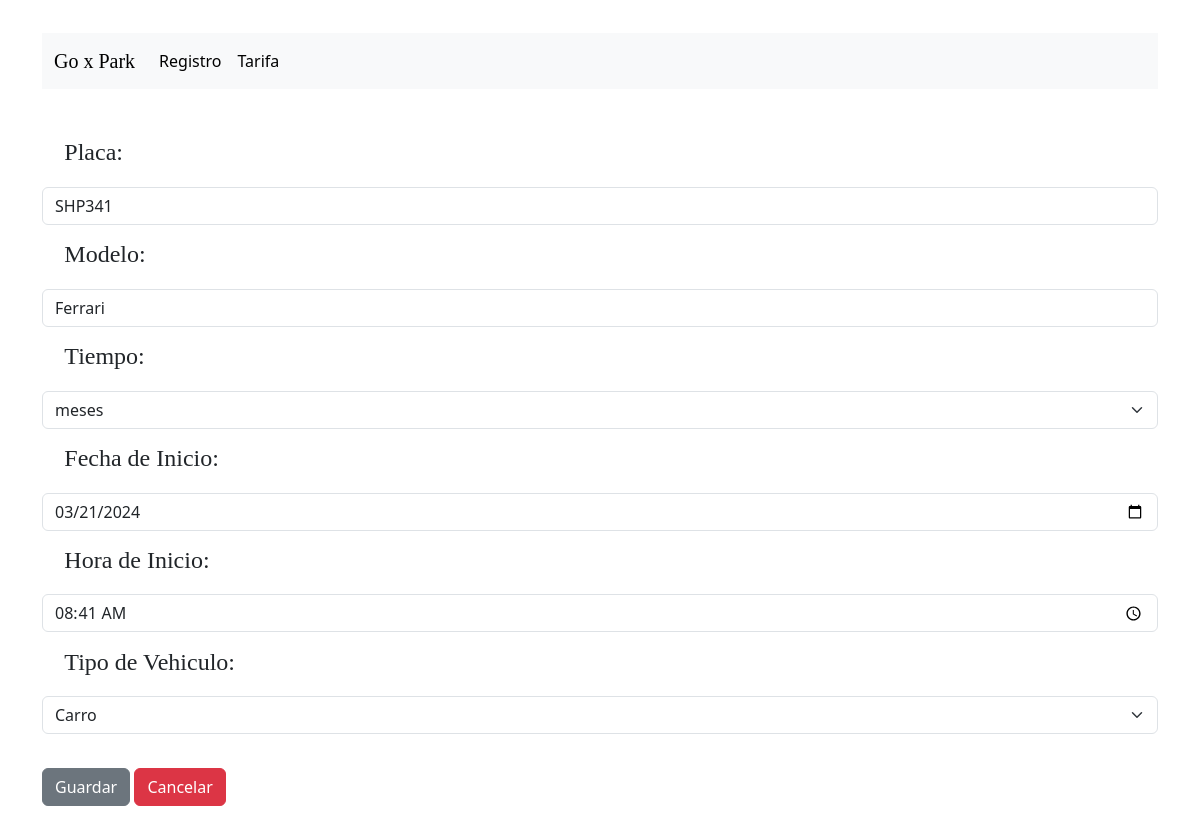
/update.php?id_vehi=40, run on the app's committed database.
### tables this page shows
CREATE TABLE `vehiculos` (
  `id_vehi` int(11) NOT NULL,
  `placa` varchar(10) DEFAULT NULL,
  `modelo` varchar(20) DEFAULT NULL,
  `fecha_inicio` date DEFAULT NULL,
  `hora_inicio` time DEFAULT NULL,
  `fk_tipo` int(11) DEFAULT NULL,
  `cedula` int(11) DEFAULT NULL,
  `fk_tiempo` int(11) DEFAULT NULL,
  `visible` tinyint(4) DEFAULT 1,
  `fecha_salida` date DEFAULT NULL,
  `hora_salida` time DEFAULT NULL
);

### update.php (the view, shortened to what this page needs)
<?php
include 'conexion.php';
if (isset($_GET['id_vehi'])) {
    $id_vehi = (int)$_GET['id_vehi'];
    $buscar_vehi = $conetion->prepare('SELECT * FROM vehiculos WHERE id_vehi=:id_vehi');
    $buscar_vehi->execute(array(':id_vehi' => $id_vehi));
    $resultado_vehi = $buscar_vehi->fetch();
} else {
    header('Location: index.php');
}
?>
<!DOCTYPE html>
<html lang="en">
<head>
    <link href="https://cdn.jsdelivr.net/npm/bootstrap@5.3.3/dist/css/bootstrap.min.css" rel="stylesheet">
</head>
<body>
    <div class="container">
        <div class="row">
            <div class="col">
            <nav class="navbar navbar-expand-lg bg-body-tertiary menu">
                <div class="container-fluid">
                    <a class="navbar-brand ti" href="inicio.php">Go x Park</a>
                    <div class="collapse navbar-collapse" id="navbarNavDropdown">
                        <ul class="navbar-nav">
                        <li class="nav-item">
                          <a class="nav-link active" aria-current="page" href="index.php">Registro</a>
                        </li>
                        <li class="nav-item">
                           <a class="nav-link active" aria-current="page" href="inicio.php#tarifa">Tarifa</a>
                       </li>
                        </ul>
                    </div>
                </div>
            </nav>
                <form class="formi" action="" method="POST">
                    <div class="form-group">
                        <label class="lab" for="placa">Placa:</label>
                        <input type="text" name="placa" value="<?php echo $resultado_vehi['placa']; ?>" class="form-control">
                    </div>
                    <div class="form-group">
                        <label class="lab" for="modelo">Modelo:</label>
                        <input type="text" name="modelo" value="<?php echo $resultado_vehi['modelo']; ?>" class="form-control">
                    </div>
                    <div class="form-group">
                        <label class="lab" for="tiempo">Tiempo:</label>
                        <select id="tiempo_select" class="form-select " name="tiempo_select" onchange="mostrarOcultarCampos()">
                            <?php
                            $registros_tiempo = mysqli_query($conexion, "SELECT * from tiempo order by id_tiempo") or
                                die("Problemas en el select:" . mysqli_error($conexion));
                            while ($reg_tiempo = mysqli_fetch_array($registros_tiempo)) {
                                $selected = ($reg_tiempo['id_tiempo'] == $resultado_vehi['fk_tiempo']) ? 'selected' : '';
                                echo '<option value="' . $reg_tiempo['id_tiempo'] . '" ' . $selected . '>' . $reg_tiempo['servicio'] . '</option>';
                            }
                            ?>
                        </select>
                    </div>
                    <div class="form-group">
                        <label class="lab" for="fecha_inicio">Fecha de Inicio:</label>
                        <input type="date" name="fecha_inicio" value="<?php echo $resultado_vehi['fecha_inicio']; ?>" class="form-control">
                    </div>
                    <div class="form-group">
                        <label class="lab" for="hora_inicio">Hora de Inicio:</label>
                        <input type="time" name="hora_inicio" value="<?php echo $resultado_vehi['hora_inicio']; ?>" class="form-control">
                    </div>
                    <div class="form-group">
                        <label class="lab" for="tipo_vehi">Tipo de Vehiculo:</label>
                        <select class="form-select" name="tipo_vehi">
                            <?php
                            $registros_tipo = mysqli_query($conexion, "SELECT * from tipo_tarifa order by id_tipo") or
                                die("Problemas en el select:" . mysqli_error($conexion));
                            while ($reg_tipo = mysqli_fetch_array($registros_tipo)) {
                                $selected = ($reg_tipo['id_tipo'] == $resultado_vehi['fk_tipo']) ? 'selected' : '';
                                echo '<option value="' . $reg_tipo['id_tipo'] . '" ' . $selected . '>' . $reg_tipo['tipo'] . '</option>';
                            }
                            ?>
                        </select>
                    </div>
                    <input  type="submit" name="guardar" value="Guardar" class="btn btn-secondary boton">
                    <a  href="index.php" class="btn btn-danger boton">Cancelar</a>
                </form>
            </div>
        </div>
    </div>
</body>
</html>

### update.php (style rules this page uses)
.ti { font-family: 'calle'; }
.menu { margin-top: 3%; }
.formi { margin-top:3%; }
.lab { font-family: 'calle'; margin-left: 2%; margin-bottom: 1.5%; margin-top: 1%; font-size: 1.5em; }
.boton { margin-top: 3%; margin-bottom: 5%; }

### data on the page
vehiculos: placa "SHP341", modelo "Ferrari", fecha_inicio "03/21/2024", hora_inicio "08:41:00"

### other printed values
form field tiempo_select "meses"
form field tipo_vehi "Carro"
